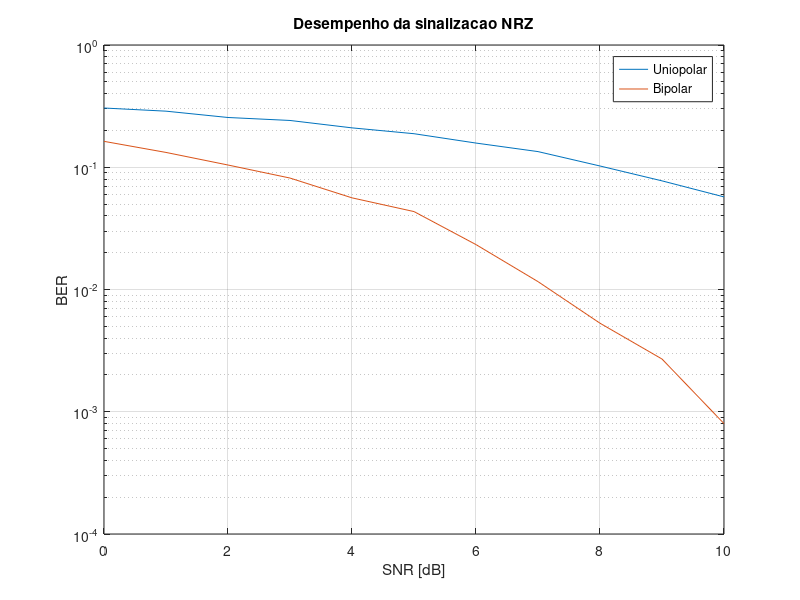

MATLAB code to generate this figure:
%% Desempenho de erro PbxSNR
% Allex Magno Andrade
% Laboratorio 4

clear all
close all
clc

N = 10; % Fator de superamostragem
M = 2; % numero de simbolos da transmissao
Rb = 1000; %taxa de transmissao/segundo ~ Bw
Fs = N*Rb; % Freq de amostragem
f_cut = 1.5e3; % freq de corte
A = 1; % Amplitude do sinal
passo_t = 1/(N*Rb);
info = randi([0 M-1],1,10000); % Gerando um ruido
info_up = upsample(info, N); % super amostragem
%Fazendo o nivel de tensao variar
filtro_NRZ = ones(1, N); % filtro
tx = filter(filtro_NRZ, 1, info_up); % fazendo a convolucao e colocando no nivel de tensao
t = 0:passo_t:(length(info)/Rb)-passo_t;
filtro_casado = fliplr(filtro_NRZ);

for i = 0:1
    %% Determinando se sera unipolar ou bipolar
    if i == 0
        tx = filter(filtro_NRZ, 1, info_up)*A; % fazendo a convolucao e colocando no nivel de tensao
    else
        tx = filter(filtro_NRZ, 1, info_up)*(2*A)-A;
    end
    
    for SNR = 0:10
    %% [Tx] -> [canal AWGS] -> [Rx] (Rx = Tx + n) sendo n o ruido branco
    % Receptor
    rx = awgn(tx, SNR); % Insere um ruido branco ao sinal Tx com a potencia variada
        
    %% Rx filtrado
    rx_filtrado = filter(filtro_casado, 1, rx)/N;
    
    %% Deteccao de sinais binarios em um canal AWGN
    % Probilidade de erro
    z_T = rx(N:N:end);
    if i == 0
        limiar_NRZ = A/2;
    else
        limiar_NRZ = 0;
    end;
    info_hat = z_T > limiar_NRZ; 
    erro_bit = sum(xor(info, info_hat));
    taxa_erro(SNR + 1) = (erro_bit/length(info));
    end;
    SNR_vec = 0:10;
    figure(1)
    semilogy(SNR_vec, taxa_erro)
    xlabel('SNR [dB]')
    ylabel('BER')
    title('Desempenho da sinalizacao NRZ')
    grid on
    hold on  
end;
legend('Uniopolar', 'Bipolar')
hold off